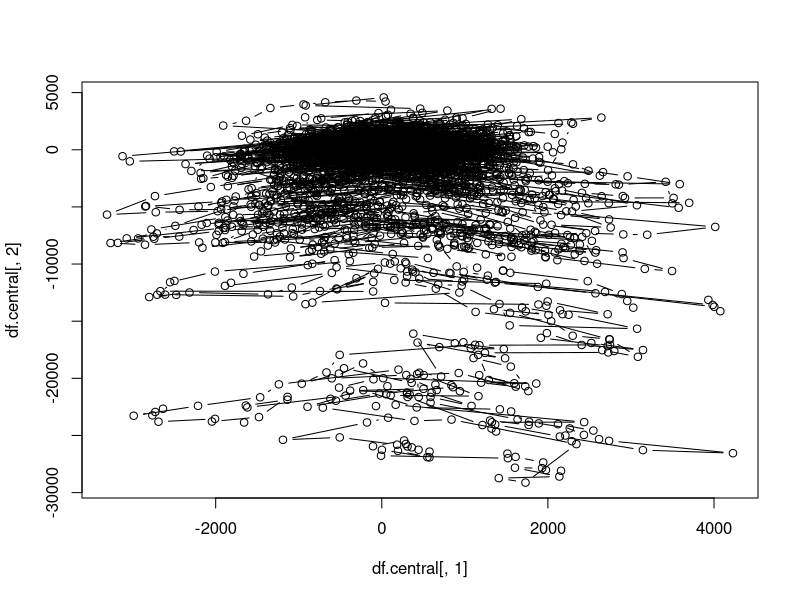
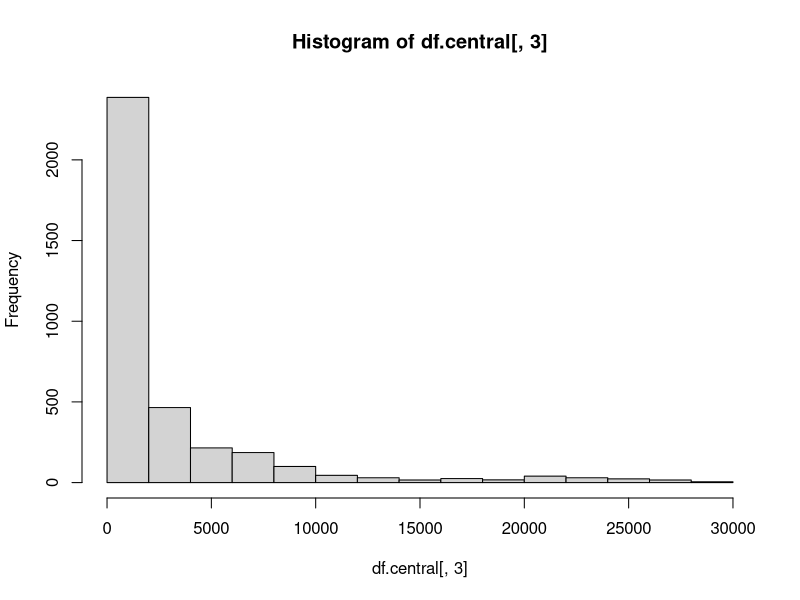
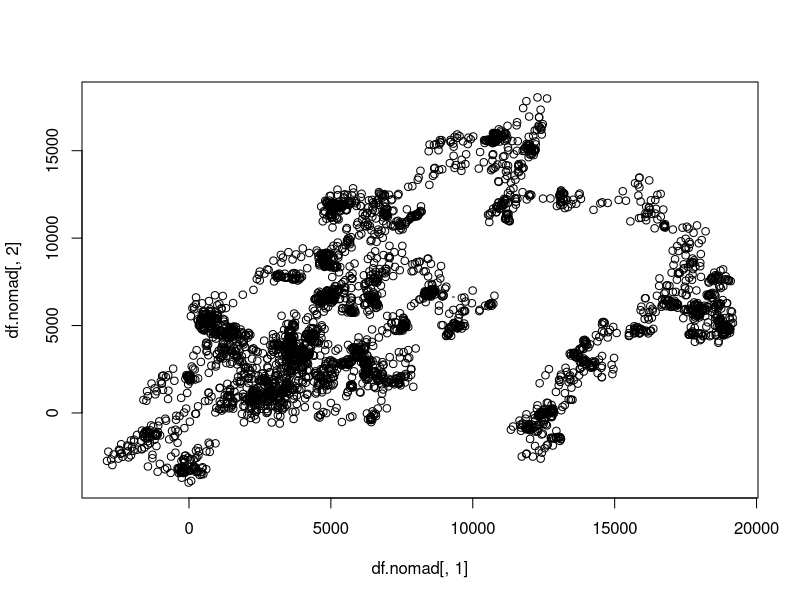
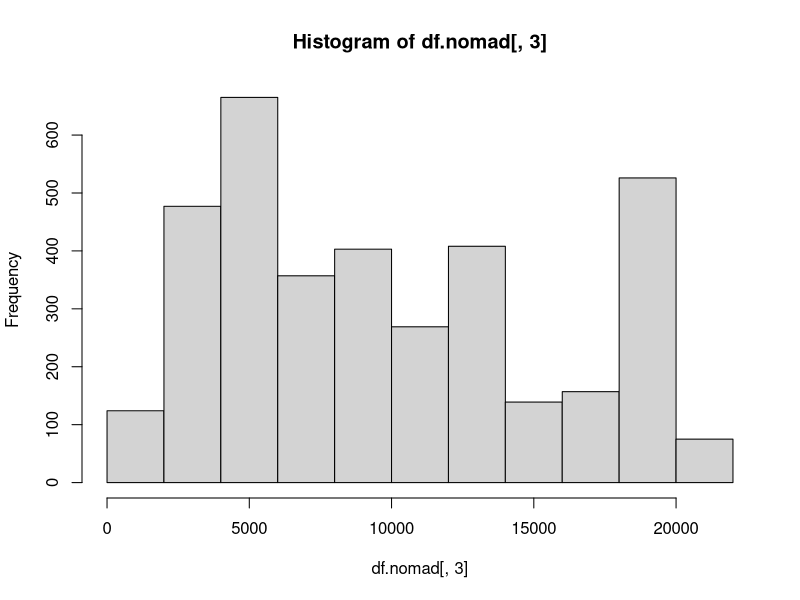
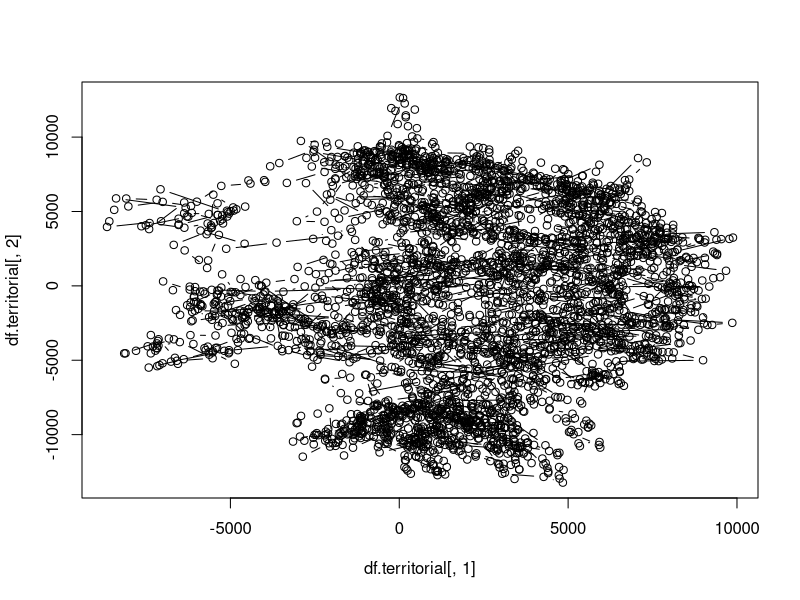
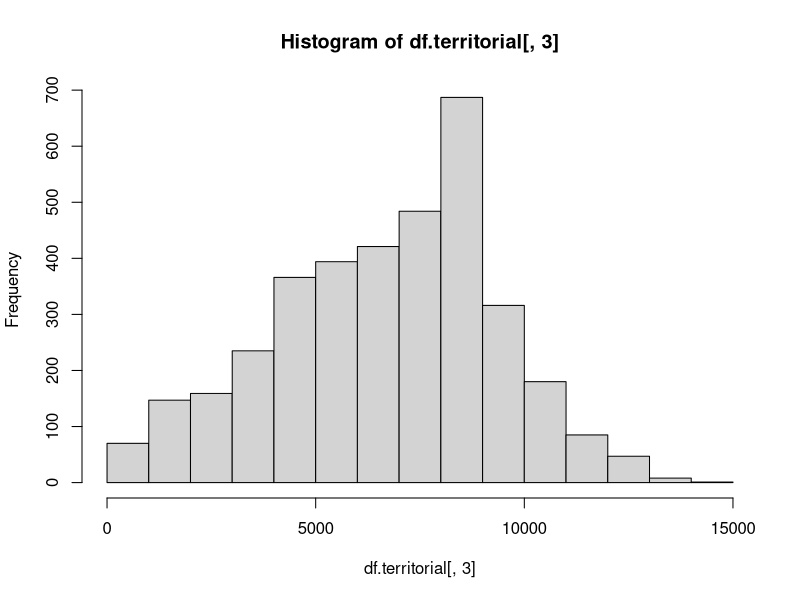
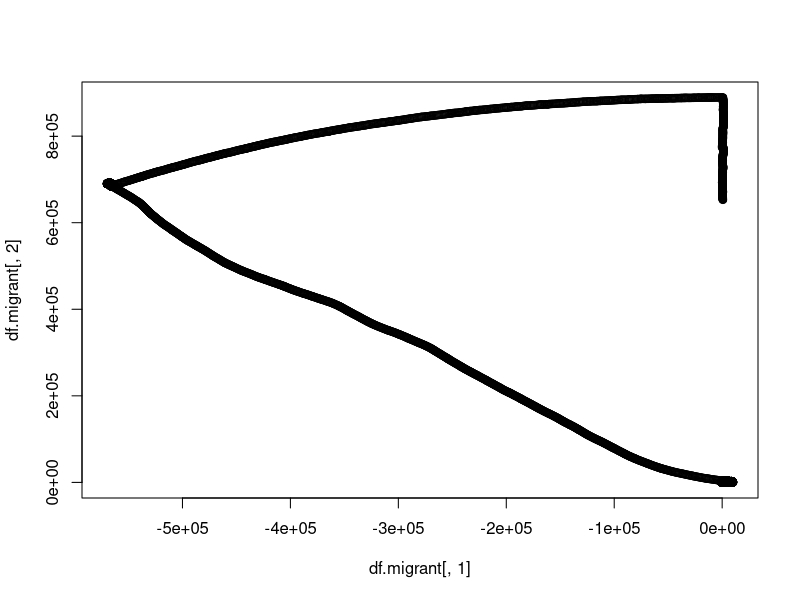
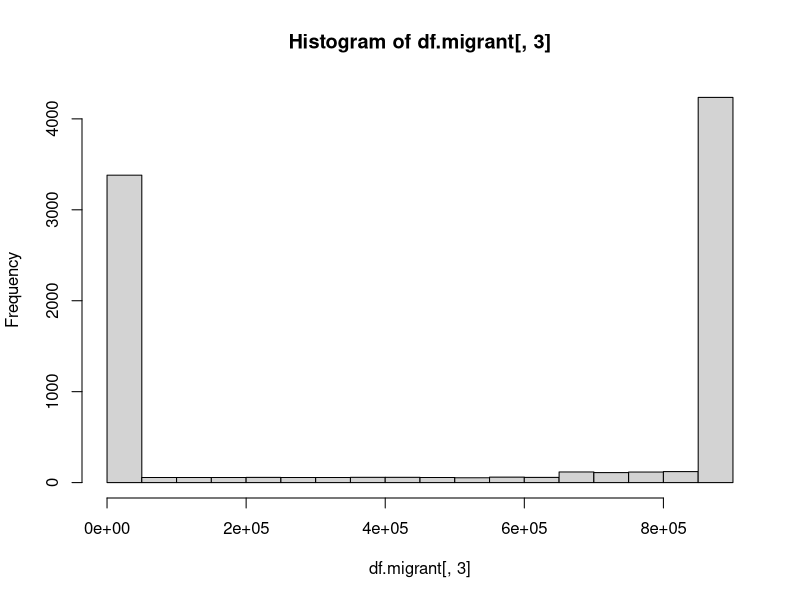

Write R code to recreate these figures, in order.
# Movement Trajectory Simulations from Abrahms et al. 2016

########################################################################
########################### Central Place Forager ######################

# Set starting coordinates, can be offset if spatially explicit
x_init <- 0
y_init <- 0
n.steps <- 3600
HR <- 10000
core <- 1000
dist <- 0
ang.temp <- 0

# Latitude: 111,111 meters = 1 degree
# Longitude: 111,111 meters * cos(latitude) = 1 degree

df.central <- data.frame(matrix(n.steps, 4))

for (i in 1:n.steps){
  
  # Function normally if distance from origin is less than home range size 
  if (dist < HR && dist < core) {
    
    step <- rgamma(1, shape = 2, rate = 2) * 500
    
    # Uniform distribution for direction
    heading <- runif(1,0.0001,360)
    
    # Determine the angle to perform trig
    angle <- 0 
    
    if (heading > 0 && heading <= 90) {
      angle <- (90 - heading)
      #print(angle)
    } else if (heading > 90 && heading <= 180) {
      angle <- (heading - 90)
      #print(angle)
    } else if (heading > 180 && heading <= 270) {
      angle <- (270 - heading)
      #print(angle)
    } else {
      angle <- (heading - 270)
      #print(angle)
    }
    
    # Use sine to determine the movement in y (latitude)
    rad_y <- angle*0.0174532925
    y_change <- sin(rad_y)*step
    y_change
    
    # Use cosine to determine the movement in x (longitude)
    rad_x <- angle*0.0174532925
    x_change <- cos(rad_x)*step
    x_change
    
    #Determine whether to add or subtract new value based on heading
    
    if (heading > 270 && heading <= 360 || heading > 0 && heading <= 90) {
      y_new <- y_init + y_change
      #print(y_new)
    } else {
      y_new <- y_init - y_change
      #print(y_new)
    }
    
    if (heading > 0 && heading <= 180) {
      x_new <- x_init + x_change
      #print(x_new)
    } else {
      x_new <- x_init - x_change
      #print(x_new)
    }
    
    y_init <- y_new
    x_init <- x_new
    
    dist <- sqrt(x_new^2 + y_new^2)
    ang.temp <- atan2(y_new, x_new)
    ang.temp <- ang.temp/0.0174532925
    if (ang.temp > 0 && ang.temp <= 90) {
      ang.temp <- (90 - ang.temp)
      #print(angle)
    } else if (ang.temp > 90 && ang.temp <= 180) {
      ang.temp <- (360 - ang.temp)
      #print(angle)
    } else if (ang.temp < 0 && ang.temp >= -90) {
      ang.temp <- (90 - ang.temp)
      #print(angle)
    } else {
      ang.temp <- (90 - ang.temp)
      #print(angle)
    }
    
    df.central[i,1] <- x_init #lat
    df.central[i,2] <- y_init #long
    df.central[i,3] <- dist
    df.central[i,4] <- ang.temp
    
  }
  
  # If distance is greater than home range, turn around from relative position  
  else if (dist > HR && dist > core) { 
    
    if (ang.temp < 180){
      ang.return <- 180 + ang.temp
    } else {
      ang.return <- ang.temp - 180
    }
    
    # As maintain heading towards origin if outside of core area
    
    step <- rgamma(1, shape = 2, rate = 2) * 1000
    
    heading <- rnorm(1,ang.return,45)
    
    angle <- 0 
    
    if (heading > 0 && heading <= 90) {
      angle <- (90 - heading)
      #print(angle)
    } else if (heading > 90 && heading <= 180) {
      angle <- (heading - 90)
      #print(angle)
    } else if (heading > 180 && heading <= 270) {
      angle <- (270 - heading)
      #print(angle)
    } else {
      angle <- (heading - 270)
      #print(angle)
    }
    
    # Use sine to determine the movement in y (latitude)
    rad_y <- angle*0.0174532925
    y_change <- sin(rad_y)*step
    y_change
    
    # Use cosine to determine the movement in x (longitude)
    rad_x <- angle*0.0174532925
    x_change <- cos(rad_x)*step
    x_change
    
    #Determine whether to add or subtract new value based on heading
    
    if (heading > 270 && heading <= 360 || heading > 0 && heading <= 90) {
      y_new <- y_init + y_change
      #print(y_new)
    } else {
      y_new <- y_init - y_change
      #print(y_new)
    }
    
    if (heading > 0 && heading <= 180) {
      x_new <- x_init + x_change
      #print(x_new)
    } else {
      x_new <- x_init - x_change
      #print(x_new)
    }
    
    y_init <- y_new
    x_init <- x_new
    
    dist <- sqrt(x_new^2 + y_new^2)
    ang.temp <- atan2(y_new, x_new)
    ang.temp <- ang.temp/0.0174532925
    if (ang.temp > 0 && ang.temp <= 90) {
      ang.temp <- (90 - ang.temp)
      #print(angle)
    } else if (ang.temp > 90 && ang.temp <= 180) {
      ang.temp <- (360 - ang.temp)
      #print(angle)
    } else if (ang.temp < 0 && ang.temp >= -90) {
      ang.temp <- (90 - ang.temp)
      #print(angle)
    } else {
      ang.temp <- (90 - ang.temp)
      #print(angle)
    }
    
    df.central[i,1] <- x_init #lat
    df.central[i,2] <- y_init #long
    df.central[i,3] <- dist
    df.central[i,4] <- ang.temp
  }
  
  # If inside of the core area, return to normal functioning
  else if (dist < HR && dist > core) {if (ang.temp < 180){
    ang.return <- 180 + ang.temp
  } else {
    ang.return <- ang.temp - 180
  }
    
    # As maintain heading towards origin if outside of core area
    
    step <- rgamma(1, shape = 2, rate = 2) * 750
    
    heading <- rnorm(1,ang.return,45)
    
    angle <- 0 
    
    if (heading > 0 && heading <= 90) {
      angle <- (90 - heading)
      #print(angle)
    } else if (heading > 90 && heading <= 180) {
      angle <- (heading - 90)
      #print(angle)
    } else if (heading > 180 && heading <= 270) {
      angle <- (270 - heading)
      #print(angle)
    } else {
      angle <- (heading - 270)
      #print(angle)
    }
    
    # Use sine to determine the movement in y (latitude)
    rad_y <- angle*0.0174532925
    y_change <- sin(rad_y)*step
    y_change
    
    # Use cosine to determine the movement in x (longitude)
    rad_x <- angle*0.0174532925
    x_change <- cos(rad_x)*step
    x_change
    
    #Determine whether to add or subtract new value based on heading
    
    if (heading > 270 && heading <= 360 || heading > 0 && heading <= 90) {
      y_new <- y_init + y_change
      #print(y_new)
    } else {
      y_new <- y_init - y_change
      #print(y_new)
    }
    
    if (heading > 0 && heading <= 180) {
      x_new <- x_init + x_change
      #print(x_new)
    } else {
      x_new <- x_init - x_change
      #print(x_new)
    }
    
    y_init <- y_new
    x_init <- x_new
    
    dist <- sqrt(x_new^2 + y_new^2)
    ang.temp <- atan2(y_new, x_new)
    ang.temp <- ang.temp/0.0174532925
    if (ang.temp > 0 && ang.temp <= 90) {
      ang.temp <- (90 - ang.temp)
      #print(angle)
    } else if (ang.temp > 90 && ang.temp <= 180) {
      ang.temp <- (360 - ang.temp)
      #print(angle)
    } else if (ang.temp < 0 && ang.temp >= -90) {
      ang.temp <- (90 - ang.temp)
      #print(angle)
    } else {
      ang.temp <- (90 - ang.temp)
      #print(angle)
    }
    
    df.central[i,1] <- x_init #lat
    df.central[i,2] <- y_init #long
    df.central[i,3] <- dist
    df.central[i,4] <- ang.temp
  }
}

start.date <- '2015-01-01' 
start.time <- '00:00:00' 
interval <- 60 

increment.mins <- interval * 60 
x <- paste(start.date, start.time) 

for(i in 1:n.steps) { 
  df.central[i,5] <- as.POSIXct(strptime(x, "%Y-%m-%d %H:%M:%S")  + i*increment.mins)
} 

class(df.central[,5]) <- 'POSIXct'

plot(df.central[,1], df.central[,2], type='b')
hist(df.central[,3])

colnames(df.central) <- c("Longitude","Latitude","Dist_from_Center","Angle_from Center","Datetime")

########################################################################
################################## Nomads ##############################
# Set starting coordinates, can be offset if spatially explicit
x_init <- 0
y_init <- 0
n.steps <- 3600
dist <- 0
ang.temp <- 0

state.df <- data.frame(matrix(0,n.steps,2))
df.nomad <- data.frame(matrix(0,n.steps,4))

for (i in 1:n.steps) {
  
  if (i > 1) {
    prev.state <- state.df[i-1,2]
    rand <- runif(1,0,1)
    
    if (rand >= 0.05 && prev.state == 'Forage' ) {
      state.df[i,1] <- rand
      state.df[i,2] <- 'Forage'
    } else if (rand < 0.05 && prev.state == 'Forage') {
      state.df[i,1] <- rand
      state.df[i,2] <- 'Search'
    } else if (rand >= 0.05 && prev.state == 'Search') {
      state.df[i,1] <- rand
      state.df[i,2] <- 'Search'
    } else if (rand < 0.05 && prev.state == 'Search') {
      state.df[i,1] <- rand
      state.df[i,2] <- 'Forage'
    }
    
  } else {
    rand <- runif(1,0,1)
    if (rand >= 1.0) {
      state.df[i,1] <- rand
      state.df[i,2] <- 'Forage'
    } else {
      state.df[i,1] <- rand
      state.df[i,2] <- 'Search'
    }
  }
}

for (i in 1:n.steps) {
  if (i > 1) {
    if (state.df[i,2] == 'Forage') {
      
      step <- rgamma(1, shape = 2, rate = 2) * 100
      
      # Uniform distribution for direction
      heading <- runif(1,0.0001,360)
      
      # Determine the angle to perform trig
      angle <- 0 
      
      if (heading > 0 && heading <= 90) {
        angle <- (90 - heading)
        #print(angle)
      } else if (heading > 90 && heading <= 180) {
        angle <- (heading - 90)
        #print(angle)
      } else if (heading > 180 && heading <= 270) {
        angle <- (270 - heading)
        #print(angle)
      } else {
        angle <- (heading - 270)
        #print(angle)
      }
      
      # Use sine to determine the movement in y (latitude)
      rad_y <- angle*0.0174532925
      y_change <- sin(rad_y)*step
      y_change
      
      # Use cosine to determine the movement in x (longitude)
      rad_x <- angle*0.0174532925
      x_change <- cos(rad_x)*step
      x_change
      
      #Determine whether to add or subtract new value based on heading
      
      if (heading > 270 && heading <= 360 || heading > 0 && heading <= 90) {
        y_new <- y_init + y_change
        #print(y_new)
      } else {
        y_new <- y_init - y_change
        #print(y_new)
      }
      
      if (heading > 0 && heading <= 180) {
        x_new <- x_init + x_change
        #print(x_new)
      } else {
        x_new <- x_init - x_change
        #print(x_new)
      }
      
      y_init <- y_new
      x_init <- x_new
      
      dist <- sqrt(x_new^2 + y_new^2)
      ang.temp <- atan2(y_new, x_new)
      ang.temp <- ang.temp/0.0174532925
      if (ang.temp > 0 && ang.temp <= 90) {
        ang.temp <- (90 - ang.temp)
        #print(angle)
      } else if (ang.temp > 90 && ang.temp <= 180) {
        ang.temp <- (360 - ang.temp)
        #print(angle)
      } else if (ang.temp < 0 && ang.temp >= -90) {
        ang.temp <- (90 - ang.temp)
        #print(angle)
      } else {
        ang.temp <- (90 - ang.temp)
        #print(angle)
      }
      
      df.nomad[i,1] <- x_init #lat
      df.nomad[i,2] <- y_init #long
      df.nomad[i,3] <- dist
      df.nomad[i,4] <- ang.temp
    } 
    else if (state.df[i,2] == 'Search') {
      #x_init <- nomad.df[i-1,1]
      #y_init <- nomad.df[i-1,2]
      
      random <- runif(1,0,1)
      if (random < 0.85) {
        step <- rnorm(1,450,100)
      } else {
        step <- runif(1,0,300)
      }
      
      # Uniform distribution for direction
      heading <- rnorm(1,df.nomad[i,4],60)
      
      # Determine the angle to perform trig
      angle <- 0 
      
      if (heading > 0 && heading <= 90) {
        angle <- (90 - heading)
        #print(angle)
      } else if (heading > 90 && heading <= 180) {
        angle <- (heading - 90)
        #print(angle)
      } else if (heading > 180 && heading <= 270) {
        angle <- (270 - heading)
        #print(angle)
      } else {
        angle <- (heading - 270)
        #print(angle)
      }
      
      # Use sine to determine the movement in y (latitude)
      rad_y <- angle*0.0174532925
      y_change <- sin(rad_y)*step
      y_change
      
      # Use cosine to determine the movement in x (longitude)
      rad_x <- angle*0.0174532925
      x_change <- cos(rad_x)*step
      x_change
      
      #Determine whether to add or subtract new value based on heading
      
      if (heading > 270 && heading <= 360 || heading > 0 && heading <= 90) {
        y_new <- y_init + y_change
        #print(y_new)
      } else {
        y_new <- y_init - y_change
        #print(y_new)
      }
      
      if (heading > 0 && heading <= 180) {
        x_new <- x_init + x_change
        #print(x_new)
      } else {
        x_new <- x_init - x_change
        #print(x_new)
      }
      
      y_init <- y_new
      x_init <- x_new
      
      dist <- sqrt(x_new^2 + y_new^2)
      ang.temp <- atan2(y_new, x_new)
      ang.temp <- ang.temp/0.0174532925
      if (ang.temp > 0 && ang.temp <= 90) {
        ang.temp <- (90 - ang.temp)
        #print(angle)
      } else if (ang.temp > 90 && ang.temp <= 180) {
        ang.temp <- (360 - ang.temp)
        #print(angle)
      } else if (ang.temp < 0 && ang.temp >= -90) {
        ang.temp <- (90 - ang.temp)
        #print(angle)
      } else {
        ang.temp <- (90 - ang.temp)
        #print(angle)
      }
      
      df.nomad[i,1] <- x_init #lat
      df.nomad[i,2] <- y_init #long
      df.nomad[i,3] <- dist
      df.nomad[i,4] <- ang.temp
    }
  } else {
    
    step <- rgamma(1, shape = 2, rate = 2) * 100
    
    # Uniform distribution for direction
    heading <- runif(1,0.0001,360)
    
    # Determine the angle to perform trig
    angle <- 0 
    
    if (heading > 0 && heading <= 90) {
      angle <- (90 - heading)
      #print(angle)
    } else if (heading > 90 && heading <= 180) {
      angle <- (heading - 90)
      #print(angle)
    } else if (heading > 180 && heading <= 270) {
      angle <- (270 - heading)
      #print(angle)
    } else {
      angle <- (heading - 270)
      #print(angle)
    }
    
    # Use sine to determine the movement in y (latitude)
    rad_y <- angle*0.0174532925
    y_change <- sin(rad_y)*step
    y_change
    
    # Use cosine to determine the movement in x (longitude)
    rad_x <- angle*0.0174532925
    x_change <- cos(rad_x)*step
    x_change
    
    #Determine whether to add or subtract new value based on heading
    
    if (heading > 270 && heading <= 360 || heading > 0 && heading <= 90) {
      y_new <- y_init + y_change
      #print(y_new)
    } else {
      y_new <- y_init - y_change
      #print(y_new)
    }
    
    if (heading > 0 && heading <= 180) {
      x_new <- x_init + x_change
      #print(x_new)
    } else {
      x_new <- x_init - x_change
      #print(x_new)
    }
    
    y_init <- y_new
    x_init <- x_new
    
    dist <- sqrt(x_new^2 + y_new^2)
    ang.temp <- atan2(y_new, x_new)
    ang.temp <- ang.temp/0.0174532925
    if (ang.temp > 0 && ang.temp <= 90) {
      ang.temp <- (90 - ang.temp)
      #print(angle)
    } else if (ang.temp > 90 && ang.temp <= 180) {
      ang.temp <- (360 - ang.temp)
      #print(angle)
    } else if (ang.temp < 0 && ang.temp >= -90) {
      ang.temp <- (90 - ang.temp)
      #print(angle)
    } else {
      ang.temp <- (90 - ang.temp)
      #print(angle)
    }
    
    df.nomad[i,1] <- x_init #lat
    df.nomad[i,2] <- y_init #long
    df.nomad[i,3] <- dist
    df.nomad[i,4] <- ang.temp
  }
}
start.date <- '2015-01-01' 
start.time <- '00:00:00' 
interval <- 60 

increment.mins <- interval * 60 
x <- paste(start.date, start.time) 

for(i in 1:n.steps) { 
  df.nomad[i,5] <- as.POSIXct(strptime(x, "%Y-%m-%d %H:%M:%S")  + i*increment.mins)
} 

class(df.nomad[,5]) <- 'POSIXct'

plot(df.nomad[,1], df.nomad[,2], type='b')
hist(df.nomad[,3])

colnames(df.nomad) <- c("Longitude","Latitude","Dist_from_Center","Angle_from Center","Datetime")


########################################################################
############################# Territorialists ##########################
# Set starting coordinates, can be offset if spatially explicit
x_init <- 0
y_init <- 0
n.steps <- 3600
HR <- 10000
core <- 8500
dist <- 0
ang.temp <- 0

# Latitude: 111,111 meters = 1 degree
# Longitude: 111,111 meters * cos(latitude) = 1 degree

df.territorial <- data.frame(matrix(n.steps, 4))

for (i in 1:n.steps){
  
  # Function normally if distance from origin is less than home range size 
  if (dist < HR && dist < core) {
    
    step <- rgamma(1, shape = 2, rate = 2) * 750
    
    # Uniform distribution for direction
    heading <- runif(1,0.0001,360)
    
    # Determine the angle to perform trig
    angle <- 0 
    
    if (heading > 0 && heading <= 90) {
      angle <- (90 - heading)
      #print(angle)
    } else if (heading > 90 && heading <= 180) {
      angle <- (heading - 90)
      #print(angle)
    } else if (heading > 180 && heading <= 270) {
      angle <- (270 - heading)
      #print(angle)
    } else {
      angle <- (heading - 270)
      #print(angle)
    }
    
    # Use sine to determine the movement in y (latitude)
    rad_y <- angle*0.0174532925
    y_change <- sin(rad_y)*step
    y_change
    
    # Use cosine to determine the movement in x (longitude)
    rad_x <- angle*0.0174532925
    x_change <- cos(rad_x)*step
    x_change
    
    #Determine whether to add or subtract new value based on heading
    
    if (heading > 270 && heading <= 360 || heading > 0 && heading <= 90) {
      y_new <- y_init + y_change
      #print(y_new)
    } else {
      y_new <- y_init - y_change
      #print(y_new)
    }
    
    if (heading > 0 && heading <= 180) {
      x_new <- x_init + x_change
      #print(x_new)
    } else {
      x_new <- x_init - x_change
      #print(x_new)
    }
    
    y_init <- y_new
    x_init <- x_new
    
    dist <- sqrt(x_new^2 + y_new^2)
    ang.temp <- atan2(y_new, x_new)
    ang.temp <- ang.temp/0.0174532925
    if (ang.temp > 0 && ang.temp <= 90) {
      ang.temp <- (90 - ang.temp)
      #print(angle)
    } else if (ang.temp > 90 && ang.temp <= 180) {
      ang.temp <- (360 - ang.temp)
      #print(angle)
    } else if (ang.temp < 0 && ang.temp >= -90) {
      ang.temp <- (90 - ang.temp)
      #print(angle)
    } else {
      ang.temp <- (90 - ang.temp)
      #print(angle)
    }
    
    df.territorial[i,1] <- x_init #lat
    df.territorial[i,2] <- y_init #long
    df.territorial[i,3] <- dist
    df.territorial[i,4] <- ang.temp
    
  }
  
  # If distance is greater than home range, turn around from relative position  
  else if (dist > HR && dist > core) { 
    
    if (ang.temp < 180){
      ang.return <- 180 + ang.temp
    } else {
      ang.return <- ang.temp - 180
    }
    
    # As maintain heading towards origin if outside of core area
    
    step <- rgamma(1, shape = 2, rate = 2) * 500
    
    heading <- rnorm(1,ang.return,45)
    
    angle <- 0 
    
    if (heading > 0 && heading <= 90) {
      angle <- (90 - heading)
      #print(angle)
    } else if (heading > 90 && heading <= 180) {
      angle <- (heading - 90)
      #print(angle)
    } else if (heading > 180 && heading <= 270) {
      angle <- (270 - heading)
      #print(angle)
    } else {
      angle <- (heading - 270)
      #print(angle)
    }
    
    # Use sine to determine the movement in y (latitude)
    rad_y <- angle*0.0174532925
    y_change <- sin(rad_y)*step
    y_change
    
    # Use cosine to determine the movement in x (longitude)
    rad_x <- angle*0.0174532925
    x_change <- cos(rad_x)*step
    x_change
    
    #Determine whether to add or subtract new value based on heading
    
    if (heading > 270 && heading <= 360 || heading > 0 && heading <= 90) {
      y_new <- y_init + y_change
      #print(y_new)
    } else {
      y_new <- y_init - y_change
      #print(y_new)
    }
    
    if (heading > 0 && heading <= 180) {
      x_new <- x_init + x_change
      #print(x_new)
    } else {
      x_new <- x_init - x_change
      #print(x_new)
    }
    
    y_init <- y_new
    x_init <- x_new
    
    dist <- sqrt(x_new^2 + y_new^2)
    ang.temp <- atan2(y_new, x_new)
    ang.temp <- ang.temp/0.0174532925
    if (ang.temp > 0 && ang.temp <= 90) {
      ang.temp <- (90 - ang.temp)
      #print(angle)
    } else if (ang.temp > 90 && ang.temp <= 180) {
      ang.temp <- (360 - ang.temp)
      #print(angle)
    } else if (ang.temp < 0 && ang.temp >= -90) {
      ang.temp <- (90 - ang.temp)
      #print(angle)
    } else {
      ang.temp <- (90 - ang.temp)
      #print(angle)
    }
    
    df.territorial[i,1] <- x_init #lat
    df.territorial[i,2] <- y_init #long
    df.territorial[i,3] <- dist
    df.territorial[i,4] <- ang.temp
  }
  
  # If inside of the core area, return to normal functioning
  else if (dist < HR && dist > core) {if (ang.temp < 180){
    ang.return <- 180 + ang.temp
  } else {
    ang.return <- ang.temp - 180
  }
    
    # As maintain heading towards origin if outside of core area
    
    step <- rgamma(1, shape = 2, rate = 2) * 500
    
    heading <- rnorm(1,ang.return,45)
    
    angle <- 0 
    
    if (heading > 0 && heading <= 90) {
      angle <- (90 - heading)
      #print(angle)
    } else if (heading > 90 && heading <= 180) {
      angle <- (heading - 90)
      #print(angle)
    } else if (heading > 180 && heading <= 270) {
      angle <- (270 - heading)
      #print(angle)
    } else {
      angle <- (heading - 270)
      #print(angle)
    }
    
    # Use sine to determine the movement in y (latitude)
    rad_y <- angle*0.0174532925
    y_change <- sin(rad_y)*step
    y_change
    
    # Use cosine to determine the movement in x (longitude)
    rad_x <- angle*0.0174532925
    x_change <- cos(rad_x)*step
    x_change
    
    #Determine whether to add or subtract new value based on heading
    
    if (heading > 270 && heading <= 360 || heading > 0 && heading <= 90) {
      y_new <- y_init + y_change
      #print(y_new)
    } else {
      y_new <- y_init - y_change
      #print(y_new)
    }
    
    if (heading > 0 && heading <= 180) {
      x_new <- x_init + x_change
      #print(x_new)
    } else {
      x_new <- x_init - x_change
      #print(x_new)
    }
    
    y_init <- y_new
    x_init <- x_new
    
    dist <- sqrt(x_new^2 + y_new^2)
    ang.temp <- atan2(y_new, x_new)
    ang.temp <- ang.temp/0.0174532925
    if (ang.temp > 0 && ang.temp <= 90) {
      ang.temp <- (90 - ang.temp)
      #print(angle)
    } else if (ang.temp > 90 && ang.temp <= 180) {
      ang.temp <- (360 - ang.temp)
      #print(angle)
    } else if (ang.temp < 0 && ang.temp >= -90) {
      ang.temp <- (90 - ang.temp)
      #print(angle)
    } else {
      ang.temp <- (90 - ang.temp)
      #print(angle)
    }
    
    df.territorial[i,1] <- x_init #lat
    df.territorial[i,2] <- y_init #long
    df.territorial[i,3] <- dist
    df.territorial[i,4] <- ang.temp
  }
}

start.date <- '2015-01-01' 
start.time <- '00:00:00' 
interval <- 60 

increment.mins <- interval * 60 
x <- paste(start.date, start.time) 

for(i in 1:n.steps) { 
  df.territorial[i,5] <- as.POSIXct(strptime(x, "%Y-%m-%d %H:%M:%S")  + i*increment.mins)
} 

class(df.territorial$V5) <- 'POSIXct'

plot(df.territorial[,1], df.territorial[,2], type='b')
hist(df.territorial[,3])

colnames(df.territorial) <- c("Longitude","Latitude","Dist_from_Center","Angle_from Center","Datetime")

########################################################################
################################# Migrants #############################
# Set starting coordinates, can be offset if spatially explicit
x_init <- 0
y_init <- 0
n.steps <- 8760
dist <- 0
ang.temp <- 0

state.df <- data.frame(matrix(0,n.steps,1))
df.migrant <- data.frame(matrix(0,n.steps,4))

rand1 <- rnorm(1,3240,168)
rand2 <- rnorm(1,1104,120)
rand3 <- rnorm(1,3312,168)

reside1 <- rand1
migrate1 <- reside1 + rand2
reside2 <- migrate1 + rand3
migrate2 <- 8760 - reside2

for (i in 1:n.steps) {
  if (i < reside1) {
    state.df[i,1] <- 'Resident'
  } else if (i >= reside1 && i < migrate1) {
    state.df[i,1] <- 'Migrant1'
  } else if (i >= migrate1 && i < reside2) {
    state.df[i,1] <- 'Resident'
  } else if (i >= reside2) {
    state.df[i,1] <- 'Migrant2'
  }  
}


for (i in 1:n.steps) {
  if (i > 1) {
    if (state.df[i,1] == 'Resident') {
      
      step <- rgamma(1, shape = 2, rate = 2) * 100
      
      # Uniform distribution for direction
      heading <- runif(1,0.0001,360)
      
      # Determine the angle to perform trig
      angle <- 0 
      
      if (heading > 0 && heading <= 90) {
        angle <- (90 - heading)
        #print(angle)
      } else if (heading > 90 && heading <= 180) {
        angle <- (heading - 90)
        #print(angle)
      } else if (heading > 180 && heading <= 270) {
        angle <- (270 - heading)
        #print(angle)
      } else {
        angle <- (heading - 270)
        #print(angle)
      }
      
      # Use sine to determine the movement in y (latitude)
      rad_y <- angle*0.0174532925
      y_change <- sin(rad_y)*step
      y_change
      
      # Use cosine to determine the movement in x (longitude)
      rad_x <- angle*0.0174532925
      x_change <- cos(rad_x)*step
      x_change
      
      #Determine whether to add or subtract new value based on heading
      
      if (heading > 270 && heading <= 360 || heading > 0 && heading <= 90) {
        y_new <- y_init + y_change
        #print(y_new)
      } else {
        y_new <- y_init - y_change
        #print(y_new)
      }
      
      if (heading > 0 && heading <= 180) {
        x_new <- x_init + x_change
        #print(x_new)
      } else {
        x_new <- x_init - x_change
        #print(x_new)
      }
      
      y_init <- y_new
      x_init <- x_new
      
      dist <- sqrt(x_new^2 + y_new^2)
      ang.temp <- atan2(y_new, x_new)
      ang.temp <- ang.temp/0.0174532925
      if (ang.temp > 0 && ang.temp <= 90) {
        ang.temp <- (90 - ang.temp)
        #print(angle)
      } else if (ang.temp > 90 && ang.temp <= 180) {
        ang.temp <- (360 - ang.temp)
        #print(angle)
      } else if (ang.temp < 0 && ang.temp >= -90) {
        ang.temp <- (90 - ang.temp)
        #print(angle)
      } else {
        ang.temp <- (90 - ang.temp)
        #print(angle)
      }
      
      df.migrant[i,1] <- x_init #lat
      df.migrant[i,2] <- y_init #long
      df.migrant[i,3] <- dist
      df.migrant[i,4] <- ang.temp
      df.migrant[i,5] <- heading
      df.migrant[i,6] <- state.df[i,1]
    } 
    
    else if (state.df[i,1] == 'Migrant1' && state.df[i-1,1] == 'Resident') {
      rand1 <- runif(1,0,1)
      if (rand1 < 0.85) {
        step <- rnorm(1,1000,100)
      } else {
        step <- runif(1,0,500)
      }
      
      # Uniform distribution for direction
      heading <- runif(1,0.0001,360)
      
      # Determine the angle to perform trig
      angle <- 0 
      
      if (heading > 0 && heading <= 90) {
        angle <- (90 - heading)
        #print(angle)
      } else if (heading > 90 && heading <= 180) {
        angle <- (heading - 90)
        #print(angle)
      } else if (heading > 180 && heading <= 270) {
        angle <- (270 - heading)
        #print(angle)
      } else {
        angle <- (heading - 270)
        #print(angle)
      }
      
      # Use sine to determine the movement in y (latitude)
      rad_y <- angle*0.0174532925
      y_change <- sin(rad_y)*step
      y_change
      
      # Use cosine to determine the movement in x (longitude)
      rad_x <- angle*0.0174532925
      x_change <- cos(rad_x)*step
      x_change
      
      #Determine whether to add or subtract new value based on heading
      
      if (heading > 270 && heading <= 360 || heading > 0 && heading <= 90) {
        y_new <- y_init + y_change
        #print(y_new)
      } else {
        y_new <- y_init - y_change
        #print(y_new)
      }
      
      if (heading > 0 && heading <= 180) {
        x_new <- x_init + x_change
        #print(x_new)
      } else {
        x_new <- x_init - x_change
        #print(x_new)
      }
      
      y_init <- y_new
      x_init <- x_new
      
      dist <- sqrt(x_new^2 + y_new^2)
      ang.temp <- atan2(y_new, x_new)
      ang.temp <- ang.temp/0.0174532925
      if (ang.temp > 0 && ang.temp <= 90) {
        ang.temp <- (90 - ang.temp)
        #print(angle)
      } else if (ang.temp > 90 && ang.temp <= 180) {
        ang.temp <- (360 - ang.temp)
        #print(angle)
      } else if (ang.temp < 0 && ang.temp >= -90) {
        ang.temp <- (90 - ang.temp)
        #print(angle)
      } else {
        ang.temp <- (90 - ang.temp)
        #print(angle)
      }
      
      df.migrant[i,1] <- x_init #lat
      df.migrant[i,2] <- y_init #long
      df.migrant[i,3] <- dist
      df.migrant[i,4] <- ang.temp
      df.migrant[i,5] <- heading
      df.migrant[i,6] <- state.df[i,1]
    }
    
    else if (state.df[i,1] == 'Migrant1' && state.df[i-1,1] == 'Migrant1') {
      
      rand1 <- runif(1,0,1)
      if (rand1 < 0.85) {
        step <- rnorm(1,1000,100)
      } else {
        step <- runif(1,0,500)
      }
      
      # Uniform distribution for direction
      heading <- rnorm(1,df.migrant[i-1,5],1)
      
      # Determine the angle to perform trig
      angle <- 0 
      
      if (heading > 0 && heading <= 90) {
        angle <- (90 - heading)
        #print(angle)
      } else if (heading > 90 && heading <= 180) {
        angle <- (heading - 90)
        #print(angle)
      } else if (heading > 180 && heading <= 270) {
        angle <- (270 - heading)
        #print(angle)
      } else {
        angle <- (heading - 270)
        #print(angle)
      }
      
      # Use sine to determine the movement in y (latitude)
      rad_y <- angle*0.0174532925
      y_change <- sin(rad_y)*step
      y_change
      
      # Use cosine to determine the movement in x (longitude)
      rad_x <- angle*0.0174532925
      x_change <- cos(rad_x)*step
      x_change
      
      #Determine whether to add or subtract new value based on heading
      
      if (heading > 270 && heading <= 360 || heading > 0 && heading <= 90) {
        y_new <- y_init + y_change
        #print(y_new)
      } else {
        y_new <- y_init - y_change
        #print(y_new)
      }
      
      if (heading > 0 && heading <= 180) {
        x_new <- x_init + x_change
        #print(x_new)
      } else {
        x_new <- x_init - x_change
        #print(x_new)
      }
      
      y_init <- y_new
      x_init <- x_new
      
      dist <- sqrt(x_new^2 + y_new^2)
      ang.temp <- atan2(y_new, x_new)
      ang.temp <- ang.temp/0.0174532925
      if (ang.temp > 0 && ang.temp <= 90) {
        ang.temp <- (90 - ang.temp)
        #print(angle)
      } else if (ang.temp > 90 && ang.temp <= 180) {
        ang.temp <- (360 - ang.temp)
        #print(angle)
      } else if (ang.temp < 0 && ang.temp >= -90) {
        ang.temp <- (90 - ang.temp)
        #print(angle)
      } else {
        ang.temp <- (90 - ang.temp)
        #print(angle)
      }
      
      df.migrant[i,1] <- x_init #lat
      df.migrant[i,2] <- y_init #long
      df.migrant[i,3] <- dist
      df.migrant[i,4] <- ang.temp
      df.migrant[i,5] <- heading
      df.migrant[i,6] <- state.df[i,1]
    }
    
    else if (state.df[i,1] == 'Migrant2' && state.df[i-1,1] == 'Resident') {
      rand1 <- runif(1,0,1)
      if (rand1 < 0.85) {
        step <- rnorm(1,1000,100)
      } else {
        step <- runif(1,0,500)
      }
      
      # Needs to return along the same general path
      if (ang.temp < 180){
        ang.return <- 180 + ang.temp
      } else {
        ang.return <- ang.temp - 180
      }
      
      heading <- ang.return
      
      # Determine the angle to perform trig
      angle <- 0 
      
      if (heading > 0 && heading <= 90) {
        angle <- (90 - heading)
        #print(angle)
      } else if (heading > 90 && heading <= 180) {
        angle <- (heading - 90)
        #print(angle)
      } else if (heading > 180 && heading <= 270) {
        angle <- (270 - heading)
        #print(angle)
      } else {
        angle <- (heading - 270)
        #print(angle)
      }
      
      # Use sine to determine the movement in y (latitude)
      rad_y <- angle*0.0174532925
      y_change <- sin(rad_y)*step
      y_change
      
      # Use cosine to determine the movement in x (longitude)
      rad_x <- angle*0.0174532925
      x_change <- cos(rad_x)*step
      x_change
      
      #Determine whether to add or subtract new value based on heading
      
      if (heading > 270 && heading <= 360 || heading > 0 && heading <= 90) {
        y_new <- y_init + y_change
        #print(y_new)
      } else {
        y_new <- y_init - y_change
        #print(y_new)
      }
      
      if (heading > 0 && heading <= 180) {
        x_new <- x_init + x_change
        #print(x_new)
      } else {
        x_new <- x_init - x_change
        #print(x_new)
      }
      
      y_init <- y_new
      x_init <- x_new
      
      dist <- sqrt(x_new^2 + y_new^2)
      ang.temp <- atan2(y_new, x_new)
      ang.temp <- ang.temp/0.0174532925
      if (ang.temp > 0 && ang.temp <= 90) {
        ang.temp <- (90 - ang.temp)
        #print(angle)
      } else if (ang.temp > 90 && ang.temp <= 180) {
        ang.temp <- (360 - ang.temp)
        #print(angle)
      } else if (ang.temp < 0 && ang.temp >= -90) {
        ang.temp <- (90 - ang.temp)
        #print(angle)
      } else {
        ang.temp <- (90 - ang.temp)
        #print(angle)
      }
      
      df.migrant[i,1] <- x_init #lat
      df.migrant[i,2] <- y_init #long
      df.migrant[i,3] <- dist
      df.migrant[i,4] <- ang.temp
      df.migrant[i,5] <- heading
      df.migrant[i,6] <- state.df[i,1]
    }
    
    else if (state.df[i,1] == 'Migrant2' && state.df[i-1,1] == 'Migrant2') {
      rand1 <- runif(1,0,1)
      if (rand1 < 0.85) {
        step <- rnorm(1,1000,100)
      } else {
        step <- runif(1,0,500)
      }
      
      # Need to return along same trajectory
      if (ang.temp < 180){
        ang.return <- 180 + ang.temp
      } else {
        ang.return <- ang.temp - 180
      }
      
      heading <- rnorm(1,ang.return,5)
      
      # Determine the angle to perform trig
      angle <- 0 
      
      if (heading > 0 && heading <= 90) {
        angle <- (90 - heading)
        #print(angle)
      } else if (heading > 90 && heading <= 180) {
        angle <- (heading - 90)
        #print(angle)
      } else if (heading > 180 && heading <= 270) {
        angle <- (270 - heading)
        #print(angle)
      } else {
        angle <- (heading - 270)
        #print(angle)
      }
      
      # Use sine to determine the movement in y (latitude)
      rad_y <- angle*0.0174532925
      y_change <- sin(rad_y)*step
      y_change
      
      # Use cosine to determine the movement in x (longitude)
      rad_x <- angle*0.0174532925
      x_change <- cos(rad_x)*step
      x_change
      
      #Determine whether to add or subtract new value based on heading
      
      if (heading > 270 && heading <= 360 || heading > 0 && heading <= 90) {
        y_new <- y_init + y_change
        #print(y_new)
      } else {
        y_new <- y_init - y_change
        #print(y_new)
      }
      
      if (heading > 0 && heading <= 180) {
        x_new <- x_init + x_change
        #print(x_new)
      } else {
        x_new <- x_init - x_change
        #print(x_new)
      }
      
      y_init <- y_new
      x_init <- x_new
      
      dist <- sqrt(x_new^2 + y_new^2)
      ang.temp <- atan2(y_new, x_new)
      ang.temp <- ang.temp/0.0174532925
      if (ang.temp > 0 && ang.temp <= 90) {
        ang.temp <- (90 - ang.temp)
        #print(angle)
      } else if (ang.temp > 90 && ang.temp <= 180) {
        ang.temp <- (360 - ang.temp)
        #print(angle)
      } else if (ang.temp < 0 && ang.temp >= -90) {
        ang.temp <- (90 - ang.temp)
        #print(angle)
      } else {
        ang.temp <- (90 - ang.temp)
        #print(angle)
      }
      
      df.migrant[i,1] <- x_init #lat
      df.migrant[i,2] <- y_init #long
      df.migrant[i,3] <- dist
      df.migrant[i,4] <- ang.temp
      df.migrant[i,5] <- heading
      df.migrant[i,6] <- state.df[i,1]
    }
  }   
  else {
    
    step <- rgamma(1, shape = 2, rate = 2) * 100
    
    # Uniform distribution for direction
    heading <- runif(1,0.0001,360)
    
    # Determine the angle to perform trig
    angle <- 0 
    
    if (heading > 0 && heading <= 90) {
      angle <- (90 - heading)
      #print(angle)
    } else if (heading > 90 && heading <= 180) {
      angle <- (heading - 90)
      #print(angle)
    } else if (heading > 180 && heading <= 270) {
      angle <- (270 - heading)
      #print(angle)
    } else {
      angle <- (heading - 270)
      #print(angle)
    }
    
    # Use sine to determine the movement in y (latitude)
    rad_y <- angle*0.0174532925
    y_change <- sin(rad_y)*step
    y_change
    
    # Use cosine to determine the movement in x (longitude)
    rad_x <- angle*0.0174532925
    x_change <- cos(rad_x)*step
    x_change
    
    #Determine whether to add or subtract new value based on heading
    
    if (heading > 270 && heading <= 360 || heading > 0 && heading <= 90) {
      y_new <- y_init + y_change
      #print(y_new)
    } else {
      y_new <- y_init - y_change
      #print(y_new)
    }
    
    if (heading > 0 && heading <= 180) {
      x_new <- x_init + x_change
      #print(x_new)
    } else {
      x_new <- x_init - x_change
      #print(x_new)
    }
    
    y_init <- y_new
    x_init <- x_new
    
    dist <- sqrt(x_new^2 + y_new^2)
    ang.temp <- atan2(y_new, x_new)
    ang.temp <- ang.temp/0.0174532925
    if (ang.temp > 0 && ang.temp <= 90) {
      ang.temp <- (90 - ang.temp)
      #print(angle)
    } else if (ang.temp > 90 && ang.temp <= 180) {
      ang.temp <- (360 - ang.temp)
      #print(angle)
    } else if (ang.temp < 0 && ang.temp >= -90) {
      ang.temp <- (90 - ang.temp)
      #print(angle)
    } else {
      ang.temp <- (90 - ang.temp)
      #print(angle)
    }
    
    df.migrant[i,1] <- x_init #lat
    df.migrant[i,2] <- y_init #long
    df.migrant[i,3] <- dist
    df.migrant[i,4] <- ang.temp
    df.migrant[i,5] <- heading
    df.migrant[i,6] <- state.df[i,1]
  }
}

start.date <- '2015-01-01' 
start.time <- '00:00:00' 
interval <- 60 

increment.mins <- interval * 60 
x <- paste(start.date, start.time) 

for(i in 1:n.steps) { 
  df.migrant[i,7] <- as.POSIXct(strptime(x, "%Y-%m-%d %H:%M:%S")  + i*increment.mins)
} 

class(df.migrant[,7]) <- 'POSIXct'

plot(df.migrant[,1], df.migrant[,2], type='b')
hist(df.migrant[,3])

colnames(df.migrant) <- c("Longitude","Latitude","Dist_from_Center","Angle_from Center","Heading", "State", "Datetime")
